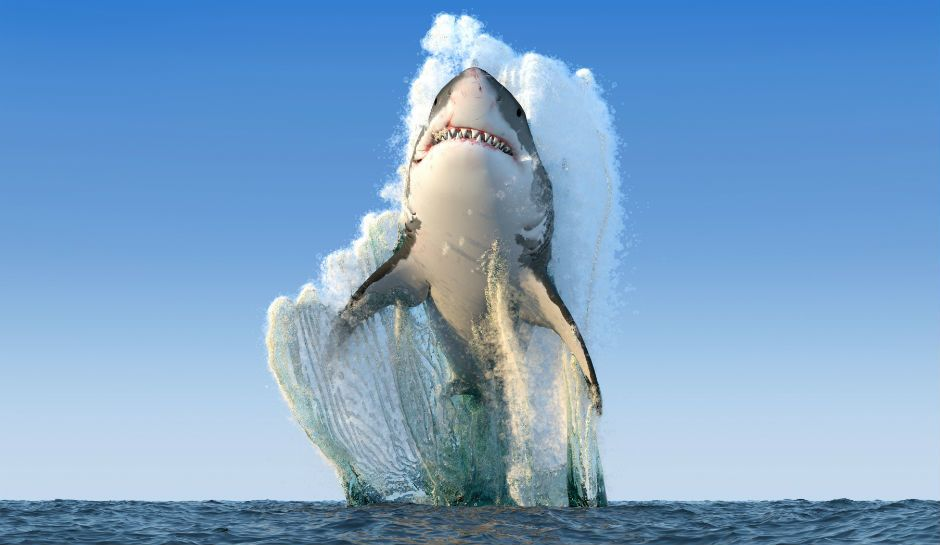
#> input picture images/shark.jpg, 940 x 545 px
$ python equalizarHistograma.py
#> lines starting #> are read from the running program, lines starting #| are printed output that depends on the picture
import cv2
import numpy as np
from matplotlib import pyplot as plt

img = cv2.imread('../images/shark.jpg', cv2.IMREAD_GRAYSCALE)
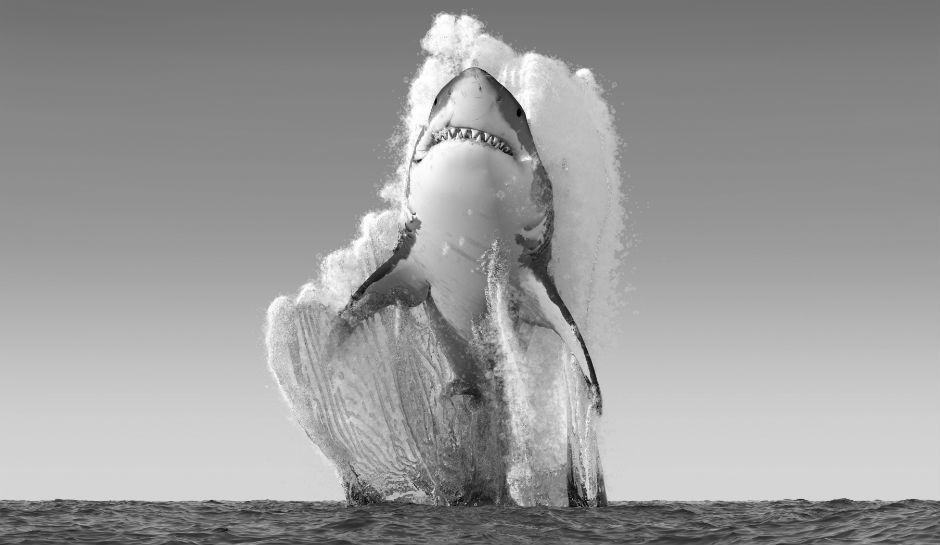
#> img: shape (545, 940); min 0, max 255, mean 155.2

equ = cv2.equalizeHist(img)
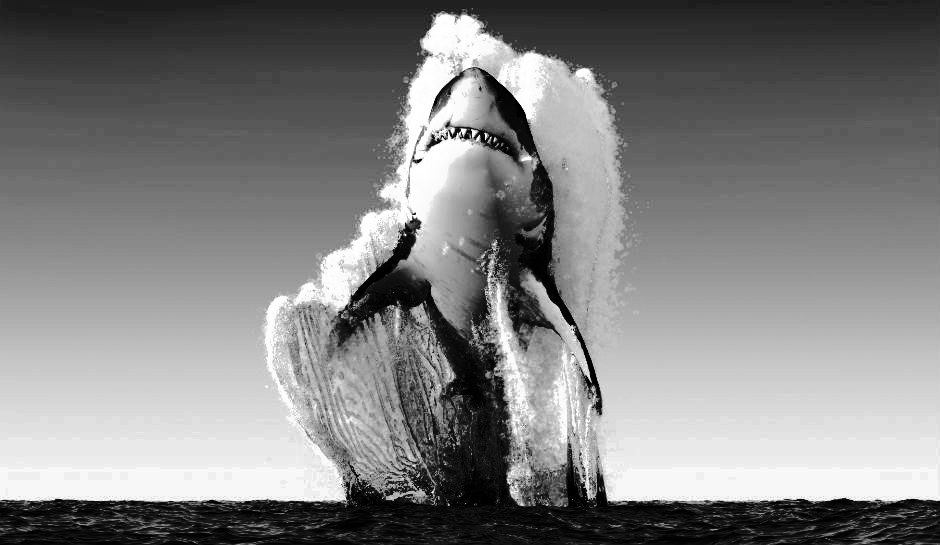
#> equ: shape (545, 940); min 0, max 255, mean 128.7
res = np.hstack((img,equ)) #stacking images side-by-side
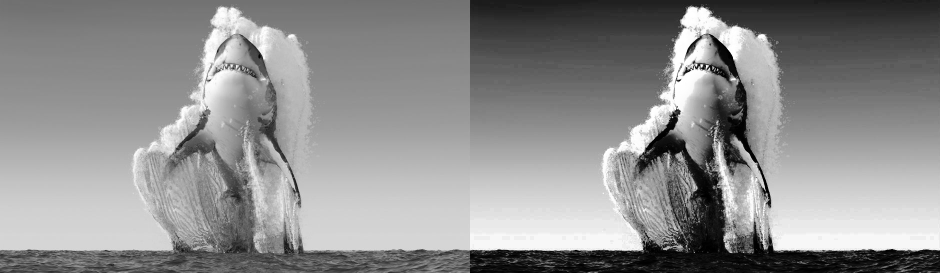
#> res: shape (545, 1880) (shown at 1/2 size); min 0, max 255, mean 141.9
cv2.imshow("Comparar imagem equalizada", res)
cv2.waitKey(0)
cv2.destroyAllWindows()

$ run again, with images/dog1.jpg copied over images/shark.jpg
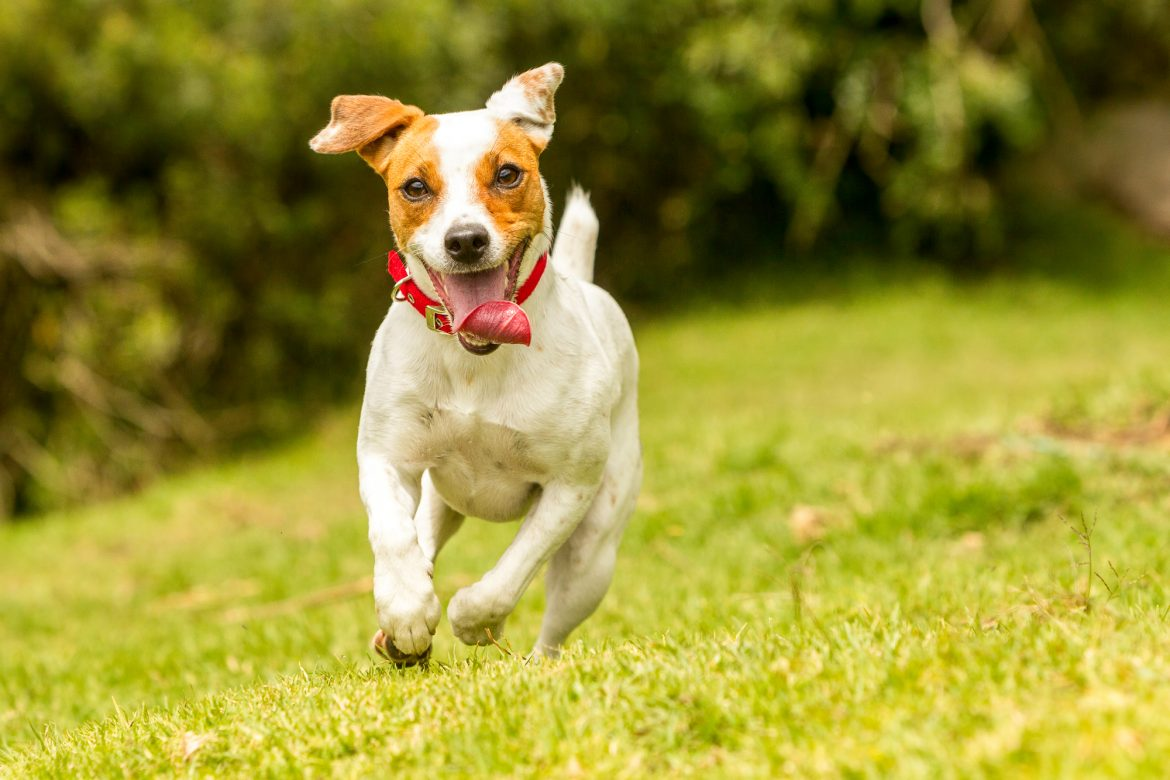
#> input picture images/dog1.jpg, 1170 x 780 px
#> `equ = cv2.equalizeHist(img)`:
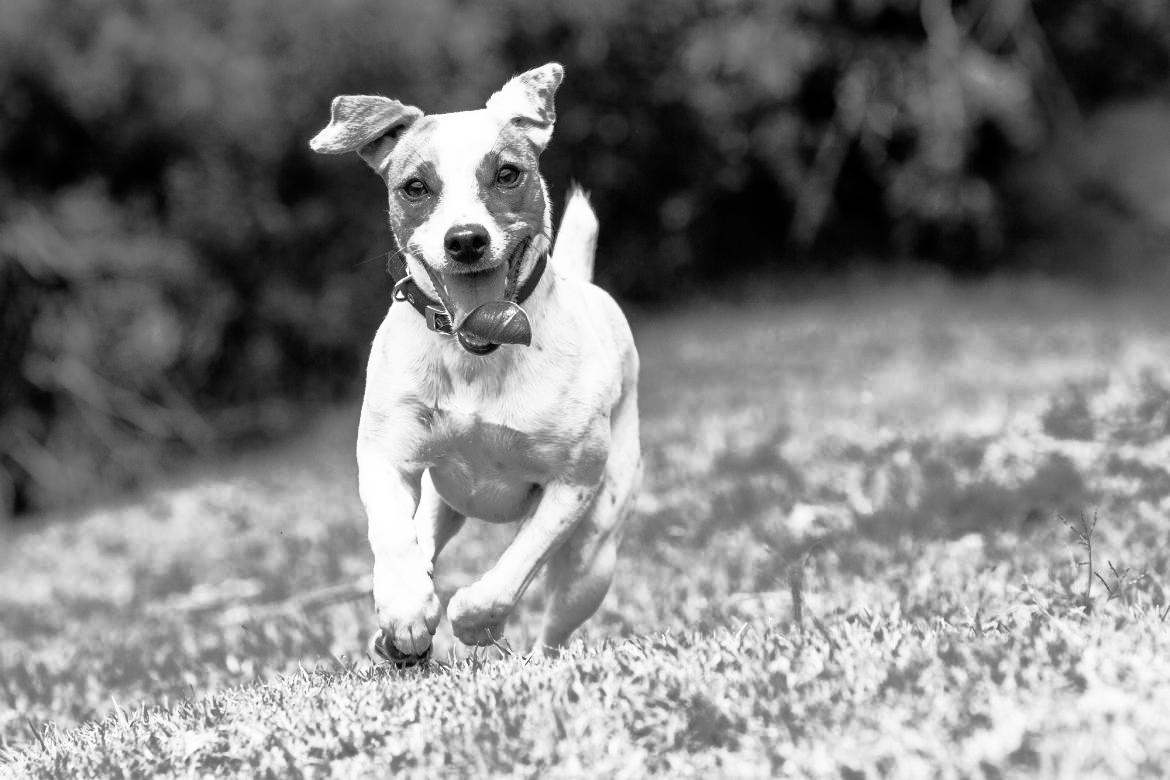
#> equ: shape (780, 1170); min 0, max 255, mean 128.3
#> `res = np.hstack((img,equ))`:
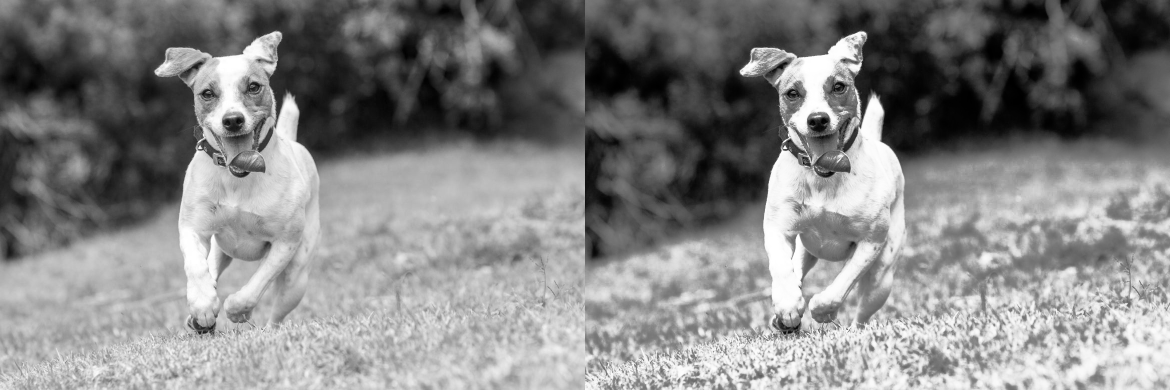
#> res: shape (780, 2340) (shown at 1/2 size); min 0, max 255, mean 131.8

$ run again, with images/dog2.jpg copied over images/shark.jpg
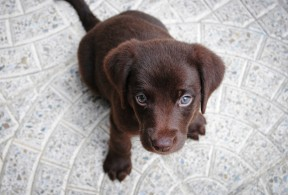
#> input picture images/dog2.jpg, 288 x 195 px
#> `equ = cv2.equalizeHist(img)`:
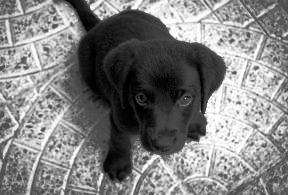
#> equ: shape (195, 288); min 0, max 255, mean 128.6
#> `res = np.hstack((img,equ))`:
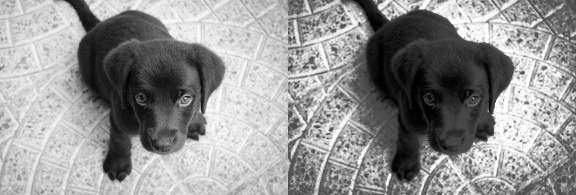
#> res: shape (195, 576); min 0, max 255, mean 147.4
